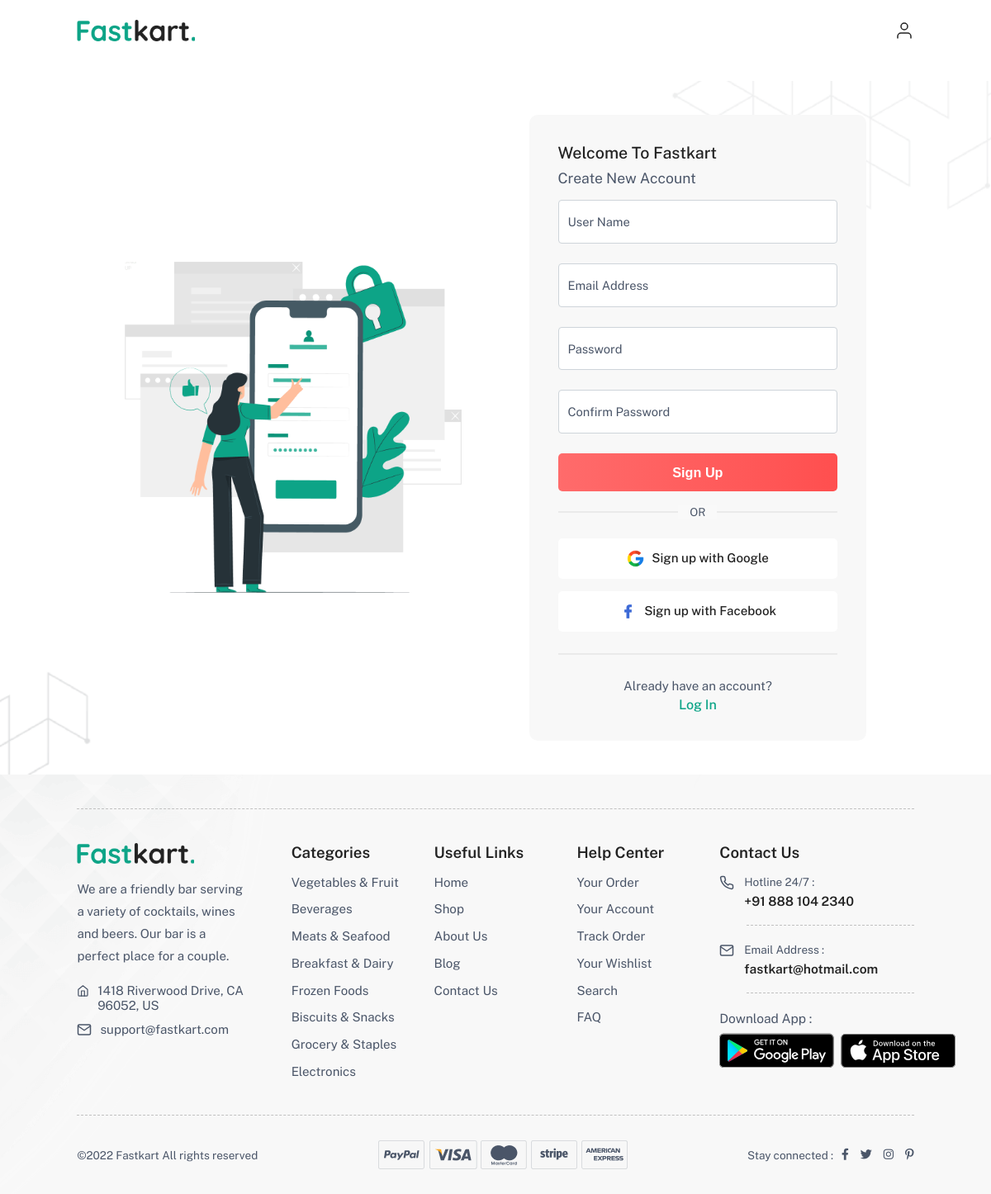
Page /registration/ on the committed database.
### app/models.py (models this page shows, shortened)
class Category(models.Model):
    name = models.CharField(max_length=50)

### app/views.py (the view, shortened to what this page needs)
# urls.py: path('registration/', views.registration, name='registration'),
def registration(request):
    category = Category.objects.all()
    if request.user.is_active:
        return redirect('/')
    else:
        return render(request, 'registration.html', locals())

### templates/registration.html (shortened to what this page needs)
{% extends 'base.html' %}
{% load static %}}
{% block body %}
<section class="log-in-section section-b-space">
    <div class="container-fluid-lg w-100">
        <div class="row">
            <div class="col-xxl-6 col-xl-5 col-lg-6 d-lg-block d-none ms-auto">
                <div class="image-contain">
                    <img src="{% static 'assets/images/inner-page/sign-up.png' %}" class="img-fluid" alt="">
                </div>
            </div>
            <div class="col-xxl-4 col-xl-5 col-lg-6 col-sm-8 mx-auto">
                <div class="log-in-box">
                    <div class="log-in-title">
                        <h3>Welcome To Fastkart</h3>
                        <h4>Create New Account</h4>
                    </div>
                    <div class="input-box">
                        <form class="row g-4" method="POST">
                            <div class="col-12">
                                <div class="form-floating theme-form-floating">
                                    <input type="text" class="form-control" id="username" placeholder="User Name" name="username">
                                    <label for="username">User Name</label>
                                </div>
                            </div>
                            <div class="col-12">
                                <div class="form-floating theme-form-floating">
                                    <input type="email" class="form-control" id="email" placeholder="Email Address" name="email">
                                    <label for="email">Email Address</label>
                                </div>
                            </div>
                            <div class="col-12">
                                <div class="form-floating theme-form-floating">
                                    <input type="password" class="form-control" id="password"
                                        placeholder="Password" name="password">
                                    <label for="password">Password</label>
                                </div>
                            </div>
                            <div class="col-12">
                                <div class="form-floating theme-form-floating">
                                    <input type="password" class="form-control" id="password1"
                                        placeholder="Password" name="password1">
                                    <label for="password1">Confirm Password</label>
                                </div>
                            </div>
                            <div class="col-12">
                                <button class="btn btn-animation w-100" type="submit">Sign Up</button>
                            </div>
                        </form>
                    </div>
                    <div class="other-log-in">
                        <h6>or</h6>
                    </div>
                    <div class="log-in-button">
                        <ul>
                            <li>
                                <a href="https://accounts.google.com/signin/v2/identifier?flowName=GlifWebSignIn&flowEntry=ServiceLogin"
                                    class="btn google-button w-100">
                                    <img src="{% static 'assets/images/inner-page/google.png' %}" class="blur-up lazyload"
                                        alt="">
                                    Sign up with Google
                                </a>
                            </li>
                            <li>
                                <a href="https://www.facebook.com/" class="btn google-button w-100">
                                    <img src="{% static 'assets/images/inner-page/facebook.png' %}" class="blur-up lazyload"
                                        alt=""> Sign up with Facebook
                                </a>
                            </li>
                        </ul>
                    </div>
                    <div class="other-log-in">
                    </div>
                    <div class="sign-up-box">
                        <h4>Already have an account?</h4>
                        <a href="{% url 'login' %}">Log In</a>
                    </div>
                </div>
            </div>
        </div>
    </div>
</section>
{% endblock %}

### templates/base.html (shortened to what this page needs)
<!DOCTYPE html>
{% load static %}
<html lang="en">
<head>
    <link id="rtl-link" rel="stylesheet" type="text/css" href="{% static 'assets/css/vendors/bootstrap.css' %}">
    <link rel="stylesheet" href="{% static 'assets/css/animate.min.css' %}">
    <link rel="stylesheet" type="text/css" href="{% static 'assets/css/vendors/font-awesome.css' %}">
    <link rel="stylesheet" type="text/css" href="{% static 'assets/css/vendors/feather-icon.css' %}">
    <link rel="stylesheet" type="text/css" href="{% static 'assets/css/vendors/slick/slick.css' %}">
    <link rel="stylesheet" type="text/css" href="{% static 'assets/css/vendors/slick/slick-theme.css' %}">
    <link rel="stylesheet" type="text/css" href="{% static 'assets/css/bulk-style.css' %}">
    <link rel="stylesheet" type="text/css" href="{% static 'assets/css/vendors/animate.css' %}">
    <link id="color-link" rel="stylesheet" type="text/css" href="{% static 'assets/css/style.css' %}">
</head>
<body class="bg-effect">
    <header class="pb-md-4 pb-0">
        <div class="top-nav top-header sticky-header">
            <div class="container-fluid-lg">
                <div class="row">
                    <div class="col-12">
                        <div class="navbar-top">
                            <a href="{% url 'index' %}" class="web-logo nav-logo">
                                <img src="{% static 'assets/images/logo/1.png' %}" class="img-fluid blur-up lazyload" alt="">
                            </a>
                            <div class="rightside-box">
                                <ul class="right-side-menu">
                                    <li class="right-side onhover-dropdown">
                                        <div class="delivery-login-box">
                                            <div class="delivery-icon">
                                                <i data-feather="user"></i>
                                            </div>
                                        </div>
                                    </li>
                                </ul>
                            </div>
                        </div>
                    </div>
                </div>
            </div>
        </div>
    </header>
    {% block body %} {% endblock %}
    <footer class="section-t-space">
        <div class="container-fluid-lg">
            <div class="main-footer section-b-space section-t-space">
                <div class="row g-md-4 g-3">
                    <div class="col-xl-3 col-lg-4 col-sm-6">
                        <div class="footer-logo">
                            <div class="theme-logo">
                                <a href="{% url 'index' %}">
                                    <img src="{% static 'assets/images/logo/1.png' %}" class="blur-up lazyload" alt="">
                                </a>
                            </div>
                            <div class="footer-logo-contain">
                                <p>We are a friendly bar serving a variety of cocktails, wines and beers. Our bar is a
                                    perfect place for a couple.</p>
                                <ul class="address">
                                    <li>
                                        <i data-feather="home"></i>
                                        <a href="javascript:void(0)">1418 Riverwood Drive, CA 96052, US</a>
                                    </li>
                                    <li>
                                        <i data-feather="mail"></i>
                                        <a href="javascript:void(0)">support@fastkart.com</a>
                                    </li>
                                </ul>
                            </div>
                        </div>
                    </div>
                    <div class="col-xl-2 col-lg-3 col-md-4 col-sm-6">
                        <div class="footer-title">
                            <h4>Categories</h4>
                        </div>
                        <div class="footer-contain">
                            <ul>
                                {% for cat in category %}
                                <li>
                                    <a href="/?cata={{cat.id}}" class="text-content">{{cat.name}}</a>
                                </li>
                                {% endfor %}
                            </ul>
                        </div>
                    </div>
                    <div class="col-xl col-lg-2 col-sm-3">
                        <div class="footer-title">
                            <h4>Useful Links</h4>
                        </div>
                        <div class="footer-contain">
                            <ul>
                                <li>
                                    <a href="{% url 'index' %}" class="text-content">Home</a>
                                </li>
                                <li>
                                    <a href="shop-left-sidebar.html" class="text-content">Shop</a>
                                </li>
                                <li>
                                    <a href="about-us.html" class="text-content">About Us</a>
                                </li>
                                <li>
                                    <a href="blog-list.html" class="text-content">Blog</a>
                                </li>
                                <li>
                                    <a href="contact-us.html" class="text-content">Contact Us</a>
                                </li>
                            </ul>
                        </div>
                    </div>
                    <div class="col-xl-2 col-sm-3">
                        <div class="footer-title">
                            <h4>Help Center</h4>
                        </div>
                        <div class="footer-contain">
                            <ul>
                                <li>
                                    <a href="order-success.html" class="text-content">Your Order</a>
                                </li>
                                <li>
                                    <a href="user-dashboard.html" class="text-content">Your Account</a>
                                </li>
                                <li>
                                    <a href="order-tracking.html" class="text-content">Track Order</a>
                                </li>
                                <li>
                                    <a href="wishlist.html" class="text-content">Your Wishlist</a>
                                </li>
                                <li>
                                    <a href="search.html" class="text-content">Search</a>
                                </li>
                                <li>
                                    <a href="faq.html" class="text-content">FAQ</a>
                                </li>
                            </ul>
                        </div>
                    </div>
                    <div class="col-xl-3 col-lg-4 col-sm-6">
                        <div class="footer-title">
                            <h4>Contact Us</h4>
                        </div>
                        <div class="footer-contact">
                            <ul>
                                <li>
                                    <div class="footer-number">
                                        <i data-feather="phone"></i>
                                        <div class="contact-number">
                                            <h6 class="text-content">Hotline 24/7 :</h6>
                                            <h5>+91 888 104 2340</h5>
                                        </div>
                                    </div>
                                </li>
                                <li>
                                    <div class="footer-number">
                                        <i data-feather="mail"></i>
                                        <div class="contact-number">
                                            <h6 class="text-content">Email Address :</h6>
                                            <h5>fastkart@hotmail.com</h5>
                                        </div>
                                    </div>
                                </li>
                                <li class="social-app mb-0">
                                    <h5 class="mb-2 text-content">Download App :</h5>
                                    <ul>
                                        <li class="mb-0">
                                            <a href="https://play.google.com/store/apps" target="_blank">
                                                <img src="{% static 'assets/images/playstore.svg' %}" class="blur-up lazyload"
                                                    alt="">
                                            </a>
                                        </li>
                                        <li class="mb-0">
                                            <a href="https://www.apple.com/in/app-store/" target="_blank">
                                                <img src="{% static 'assets/images/appstore.svg' %}" class="blur-up lazyload"
                                                    alt="">
                                            </a>
                                        </li>
                                    </ul>
                                </li>
                            </ul>
                        </div>
                    </div>
                </div>
            </div>
            <div class="sub-footer section-small-space">
                <div class="reserve">
                    <h6 class="text-content">©2022 Fastkart All rights reserved</h6>
                </div>
                <div class="payment">
                    <img src="{% static 'assets/images/payment/1.png' %}" class="blur-up lazyload" alt="">
                </div>
                <div class="social-link">
                    <h6 class="text-content">Stay connected :</h6>
                    <ul>
                        <li>
                            <a href="https://www.facebook.com/" target="_blank">
                                <i class="fa-brands fa-facebook-f"></i>
                            </a>
                        </li>
                        <li>
                            <a href="https://twitter.com/" target="_blank">
                                <i class="fa-brands fa-twitter"></i>
                            </a>
                        </li>
                        <li>
                            <a href="https://www.instagram.com/" target="_blank">
                                <i class="fa-brands fa-instagram"></i>
                            </a>
                        </li>
                        <li>
                            <a href="https://in.pinterest.com/" target="_blank">
                                <i class="fa-brands fa-pinterest-p"></i>
                            </a>
                        </li>
                    </ul>
                </div>
            </div>
        </div>
    </footer>
</body>
</html>

### rows in the picture
Category: name "Vegetables & Fruit"
Category: name "Beverages"
Category: name "Meats & Seafood"
Category: name "Breakfast & Dairy"
Category: name "Frozen Foods"
Category: name "Biscuits & Snacks"
Category: name "Grocery & Staples"
Category: name "Electronics"
